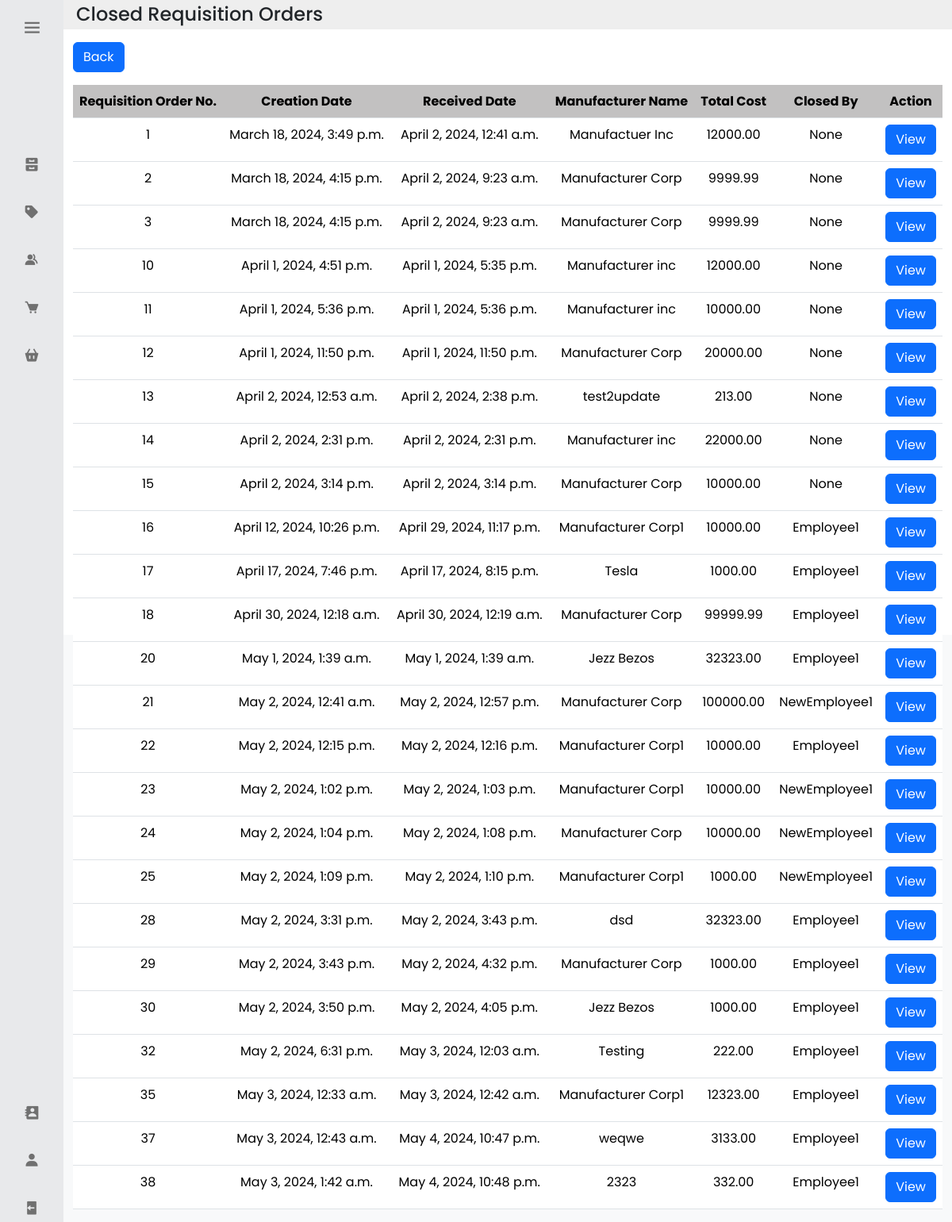
The app's page /history_pro (signed in) with its own data.
### inventoryapp/models.py (models this page shows, shortened)
class Product_Requisition_Order(models.Model):
    Product_Requisition_ID = models.AutoField(primary_key=True)
    Creation_Date = models.DateTimeField()
    Estimated_Receiving_Date = models.DateField()
    Received_Date = models.DateTimeField(null=True, blank=True)
    PRO_Manufacturer = models.CharField(max_length=32)
    Total_Cost = models.DecimalField(max_digits=9, decimal_places=2, validators=[MinValueValidator(0)])
    Notes = models.TextField(validators =[MaxLengthValidator(1024)], null=True, blank=True)
    Progress = models.CharField(max_length=16, default = "Pending")
    PRO_Status = models.CharField(max_length=16, default = "Ongoing")
    Account_ID_Closed_by = models.ForeignKey('Account', on_delete=models.CASCADE, related_name='pro_closed', null=True, blank=True)
    Account_ID_Created_by = models.ForeignKey('Account', on_delete=models.CASCADE, related_name='pro_created')

class Account(models.Model):
    Account_ID = models.AutoField(primary_key=True)
    user = models.OneToOneField(User, on_delete=models.CASCADE)
    Profile_Picture = models.ImageField(upload_to='account_pfps/', null=True, blank=True)
    First_Name = models.CharField(max_length=32)
    Last_Name = models.CharField(max_length=32)
    Role = models.CharField(max_length = 32)
    Visibility = models.BooleanField(default=True)
    def __str__(self):
        return str(self.user)

### inventoryapp/views.py (the view)
# urls.py: path('history_pro', views.history_PRO, name='history_pro'),
@login_required
def history_PRO(request):
    all_requisition_orders = Product_Requisition_Order.objects.all().order_by('Creation_Date')
    return render(request, 'inventoryapp/history_pro.html', {'requisition_orders':all_requisition_orders})

### inventoryapp/templates/inventoryapp/history_pro.html (shortened to what this page needs)
<link rel ="stylesheet" href="https://cdnjs.cloudflare.com/ajax/libs/twitter-bootstrap/5.3.0/css/bootstrap.min.css">
<link rel ="stylesheet" href="https://cdn.datatables.net/2.0.0/css/dataTables.bootstrap5.css">
{% extends 'inventoryapp/base.html' %}
{% load static %}
{% block content %}
<head>
</head>
<body class="bg-light">
  <div class="container-fluid">
    <div class="row p-1" style="background-color: #eee;">
      <div class="col-md-auto d-flex align-items-center">
        <h4 class="m-0 mr-3">Closed Requisition Orders</h4>
      </div>
    </div>
    <div class="row mt-3">
      <div class="col-md-auto">
        <a href="{% url 'current_pros' %}" class="btn btn-primary">Back</a>
      </div>
    </div>
    <div class="row mt-3">
      <div class="table-responsive">
        <table id="currentpro" class="table text-center">
          <thead>
            <tr>
              <th scope="col" style="background-color: #C2C1C1; text-align: center;">Requisition Order No.</th>
              <th scope="col" style="background-color: #C2C1C1; text-align: center;">Creation Date</th>
              <th scope="col" style="background-color: #C2C1C1; text-align: center;">Received Date</th>
              <th scope="col" style="background-color: #C2C1C1; text-align: center;">Manufacturer Name</th>
              <th scope="col" style="background-color: #C2C1C1; text-align: center;">Total Cost</th>
              <th scope="col" style="background-color: #C2C1C1; text-align: center;">Closed By</th>
              <th scope="col" style="background-color: #C2C1C1;">Action</th>
            </tr>
          </thead>
          <tbody>
            {% for pro in requisition_orders %}
              {% if pro.PRO_Status == "Closed"%}
                <tr>
                  <td class="iname" style="text-align: center;">{{pro.Product_Requisition_ID}}</td>
                  <td class="iid" style="text-align: center;">{{pro.Creation_Date}}</td>
                  <td class="iid" style="text-align: center;">{{pro.Received_Date}}</td>
                  <td class="iid" style="text-align: center;">{{pro.PRO_Manufacturer}}</td>
                  <td class="iid" style="text-align: center;">{{pro.Total_Cost}}</td>
                  <td class="iid" style="text-align: center;">{{pro.Account_ID_Closed_by}}</td>
                  <td>
                    <a href="{% url 'view_pro_history' pk=pro.pk %}" type="button" class="btn btn-primary">View</a>
                  </td>
                </tr>
              {% endif %}
            {% endfor %}
          </tbody>
        </table>
      </div>
    </div>
  </div>
</body>
{% endblock %}

### inventoryapp/static/base.css (style rules this page uses)
* { font-family: 'Poppins', sans-serif; margin: 0; padding: 0; box-sizing: border-box; }
:root { --body-color: #fff; --sidebar-color: #e8e9eb; --primary-color: #970101; --primary-color-light: #800080; --toggle-color: #ddd; --text-color: #707070; --tran-02: all 0.2s ease; --tran-03: all 0.3s ease; --tran-04: all 0.4s ease; --tran-05: all 0.5s ease; }

### records on screen
Product_Requisition_Order: Product_Requisition_ID "1", Creation_Date "March 18, 2024, 3:49 p.m.", Received_Date "April 2, 2024, 12:41 a.m.", PRO_Manufacturer "Manufactuer Inc", Total_Cost "12000.00", Account_ID_Closed_by "None"
Product_Requisition_Order: Product_Requisition_ID "2", Creation_Date "March 18, 2024, 4:15 p.m.", Received_Date "April 2, 2024, 9:23 a.m.", PRO_Manufacturer "Manufacturer Corp", Total_Cost "9999.99", Account_ID_Closed_by "None"
Product_Requisition_Order: Product_Requisition_ID "3", Creation_Date "March 18, 2024, 4:15 p.m.", Received_Date "April 2, 2024, 9:23 a.m.", PRO_Manufacturer "Manufacturer Corp", Total_Cost "9999.99", Account_ID_Closed_by "None"
Product_Requisition_Order: Product_Requisition_ID "10", Creation_Date "April 1, 2024, 4:51 p.m.", Received_Date "April 1, 2024, 5:35 p.m.", PRO_Manufacturer "Manufacturer inc", Total_Cost "12000.00", Account_ID_Closed_by "None"
Product_Requisition_Order: Product_Requisition_ID "11", Creation_Date "April 1, 2024, 5:36 p.m.", Received_Date "April 1, 2024, 5:36 p.m.", PRO_Manufacturer "Manufacturer inc", Total_Cost "10000.00", Account_ID_Closed_by "None"
Product_Requisition_Order: Product_Requisition_ID "12", Creation_Date "April 1, 2024, 11:50 p.m.", Received_Date "April 1, 2024, 11:50 p.m.", PRO_Manufacturer "Manufacturer Corp", Total_Cost "20000.00", Account_ID_Closed_by "None"
Product_Requisition_Order: Product_Requisition_ID "13", Creation_Date "April 2, 2024, 12:53 a.m.", Received_Date "April 2, 2024, 2:38 p.m.", PRO_Manufacturer "test2update", Total_Cost "213.00", Account_ID_Closed_by "None"
Product_Requisition_Order: Product_Requisition_ID "14", Creation_Date "April 2, 2024, 2:31 p.m.", Received_Date "April 2, 2024, 2:31 p.m.", PRO_Manufacturer "Manufacturer inc", Total_Cost "22000.00", Account_ID_Closed_by "None"
Product_Requisition_Order: Product_Requisition_ID "15", Creation_Date "April 2, 2024, 3:14 p.m.", Received_Date "April 2, 2024, 3:14 p.m.", PRO_Manufacturer "Manufacturer Corp", Total_Cost "10000.00", Account_ID_Closed_by "None"
Product_Requisition_Order: Product_Requisition_ID "16", Creation_Date "April 12, 2024, 10:26 p.m.", Received_Date "April 29, 2024, 11:17 p.m.", PRO_Manufacturer "Manufacturer Corp1", Total_Cost "10000.00", Account_ID_Closed_by "Employee1"
Product_Requisition_Order: Product_Requisition_ID "17", Creation_Date "April 17, 2024, 7:46 p.m.", Received_Date "April 17, 2024, 8:15 p.m.", PRO_Manufacturer "Tesla", Total_Cost "1000.00", Account_ID_Closed_by "Employee1"
Product_Requisition_Order: Product_Requisition_ID "18", Creation_Date "April 30, 2024, 12:18 a.m.", Received_Date "April 30, 2024, 12:19 a.m.", PRO_Manufacturer "Manufacturer Corp", Total_Cost "99999.99", Account_ID_Closed_by "Employee1"
Product_Requisition_Order: Product_Requisition_ID "20", Creation_Date "May 1, 2024, 1:39 a.m.", Received_Date "May 1, 2024, 1:39 a.m.", PRO_Manufacturer "Jezz Bezos", Total_Cost "32323.00", Account_ID_Closed_by "Employee1"
Product_Requisition_Order: Product_Requisition_ID "21", Creation_Date "May 2, 2024, 12:41 a.m.", Received_Date "May 2, 2024, 12:57 p.m.", PRO_Manufacturer "Manufacturer Corp", Total_Cost "100000.00", Account_ID_Closed_by "NewEmployee1"
Product_Requisition_Order: Product_Requisition_ID "22", Creation_Date "May 2, 2024, 12:15 p.m.", Received_Date "May 2, 2024, 12:16 p.m.", PRO_Manufacturer "Manufacturer Corp1", Total_Cost "10000.00", Account_ID_Closed_by "Employee1"
Product_Requisition_Order: Product_Requisition_ID "23", Creation_Date "May 2, 2024, 1:02 p.m.", Received_Date "May 2, 2024, 1:03 p.m.", PRO_Manufacturer "Manufacturer Corp1", Total_Cost "10000.00", Account_ID_Closed_by "NewEmployee1"
Product_Requisition_Order: Product_Requisition_ID "24", Creation_Date "May 2, 2024, 1:04 p.m.", Received_Date "May 2, 2024, 1:08 p.m.", PRO_Manufacturer "Manufacturer Corp", Total_Cost "10000.00", Account_ID_Closed_by "NewEmployee1"
Product_Requisition_Order: Product_Requisition_ID "25", Creation_Date "May 2, 2024, 1:09 p.m.", Received_Date "May 2, 2024, 1:10 p.m.", PRO_Manufacturer "Manufacturer Corp1", Total_Cost "1000.00", Account_ID_Closed_by "NewEmployee1"
Product_Requisition_Order: Product_Requisition_ID "28", Creation_Date "May 2, 2024, 3:31 p.m.", Received_Date "May 2, 2024, 3:43 p.m.", PRO_Manufacturer "dsd", Total_Cost "32323.00", Account_ID_Closed_by "Employee1"
Product_Requisition_Order: Product_Requisition_ID "29", Creation_Date "May 2, 2024, 3:43 p.m.", Received_Date "May 2, 2024, 4:32 p.m.", PRO_Manufacturer "Manufacturer Corp", Total_Cost "1000.00", Account_ID_Closed_by "Employee1"
Product_Requisition_Order: Product_Requisition_ID "30", Creation_Date "May 2, 2024, 3:50 p.m.", Received_Date "May 2, 2024, 4:05 p.m.", PRO_Manufacturer "Jezz Bezos", Total_Cost "1000.00", Account_ID_Closed_by "Employee1"
Product_Requisition_Order: Product_Requisition_ID "32", Creation_Date "May 2, 2024, 6:31 p.m.", Received_Date "May 3, 2024, 12:03 a.m.", PRO_Manufacturer "Testing", Total_Cost "222.00", Account_ID_Closed_by "Employee1"
Product_Requisition_Order: Product_Requisition_ID "35", Creation_Date "May 3, 2024, 12:33 a.m.", Received_Date "May 3, 2024, 12:42 a.m.", PRO_Manufacturer "Manufacturer Corp1", Total_Cost "12323.00", Account_ID_Closed_by "Employee1"
Product_Requisition_Order: Product_Requisition_ID "37", Creation_Date "May 3, 2024, 12:43 a.m.", Received_Date "May 4, 2024, 10:47 p.m.", PRO_Manufacturer "weqwe", Total_Cost "3133.00", Account_ID_Closed_by "Employee1"
Product_Requisition_Order: Product_Requisition_ID "38", Creation_Date "May 3, 2024, 1:42 a.m.", Received_Date "May 4, 2024, 10:48 p.m.", PRO_Manufacturer "2323", Total_Cost "332.00", Account_ID_Closed_by "Employee1"
